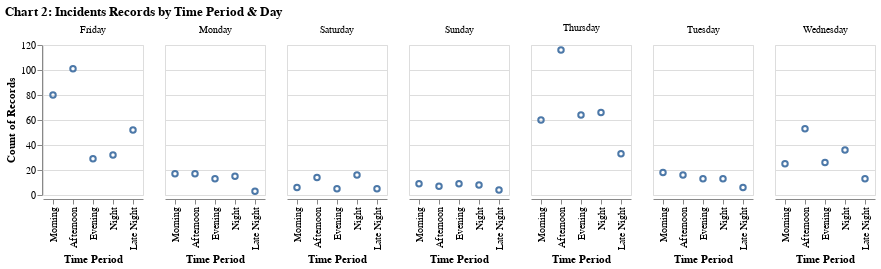

Write notebook code for a chart like this one.
### Markdown cell above
## !! some explanation ##

### Code cell
day_time = alt.Chart(data).mark_point().encode(
    x = alt.X('time_period',title='Time Period',sort=['Morning', 'Afternoon','Evening','Night','Late Night']),
    y = alt.Y('count()', title = 'Count of Records')
).properties(height = 150).facet(
    facet = alt.Facet('incident_day_of_week',title=None,
                      
                      ),
    title = 'Chart 2: Incidents Records by Time Period & Day'
)


# FacetedEncoding(angle=45, title=None, 
#                       sort=['Morning','Afternoon','Evening','Night','Late Night']),
     

#title = 'Chart 2: Incidents Records by Time Period & Day'


   
day_time

### Figure 1 — Vega-Lite specification as saved in the notebook (floating-point values rounded to 4 significant figures; data arrays with more than 128 entries replaced by an {"elided": "..."} marker saying what was removed)
{"config": {"view": {"continuousWidth": 300, "continuousHeight": 300}}, "data": {"name": "data-889faeca7e3e6db015c696ca2e5f51ec"}, "facet": {"field": "incident_day_of_week", "title": null, "type": "nominal"}, "spec": {"mark": {"type": "point"}, "encoding": {"x": {"field": "time_period", "sort": ["Morning", "Afternoon", "Evening", "Night", "Late Night"], "title": "Time Period", "type": "nominal"}, "y": {"aggregate": "count", "title": "Count of Records", "type": "quantitative"}}, "height": 150}, "title": "Chart 2: Incidents Records by Time Period & Day", "$schema": "https://vega.github.io/schema/vega-lite/v5.16.3.json", "datasets": {"data-889faeca7e3e6db015c696ca2e5f51ec": {"elided": "1000 records"}}}
